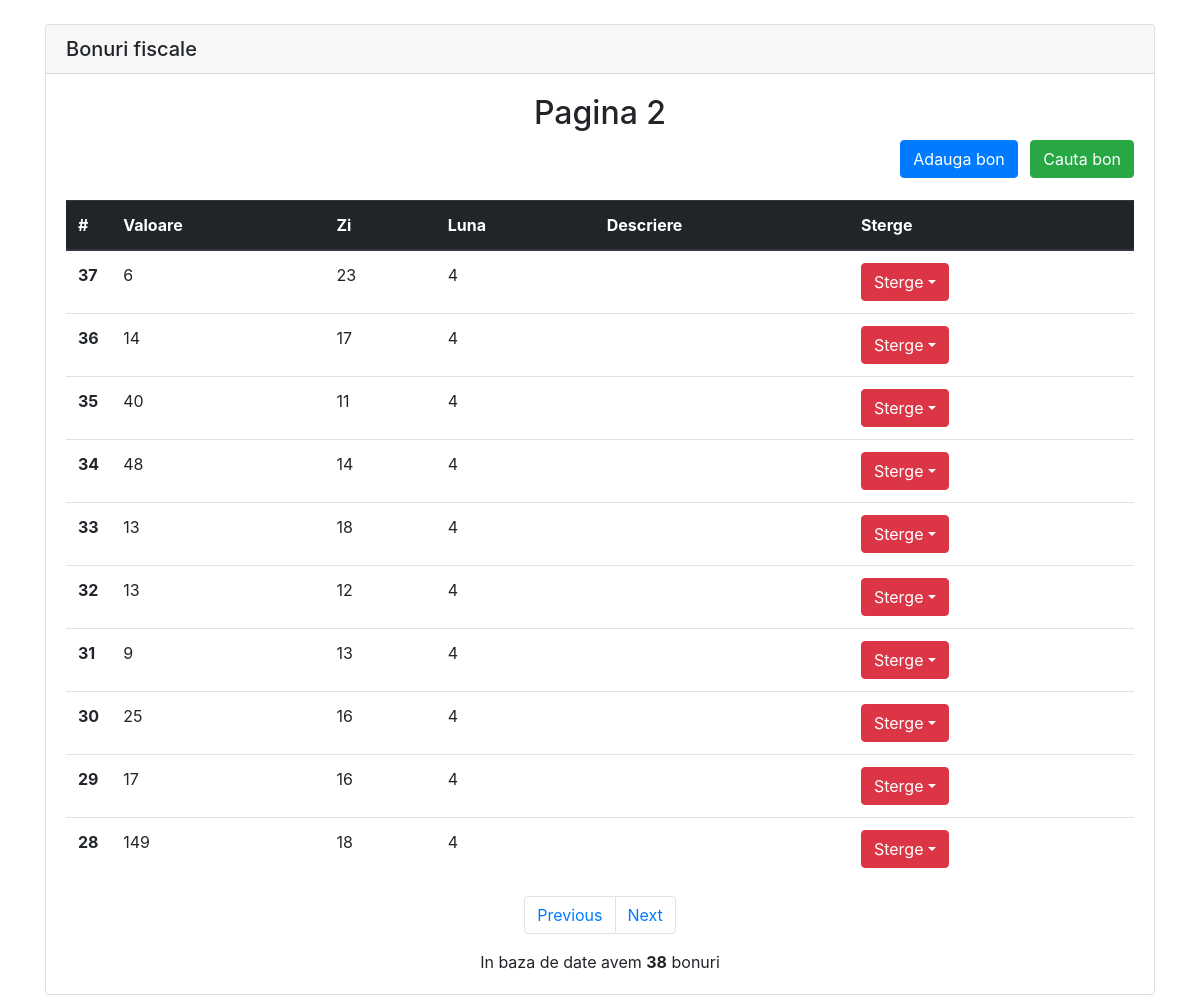
The page /index.php?pagina=2 on the database as committed earlier.
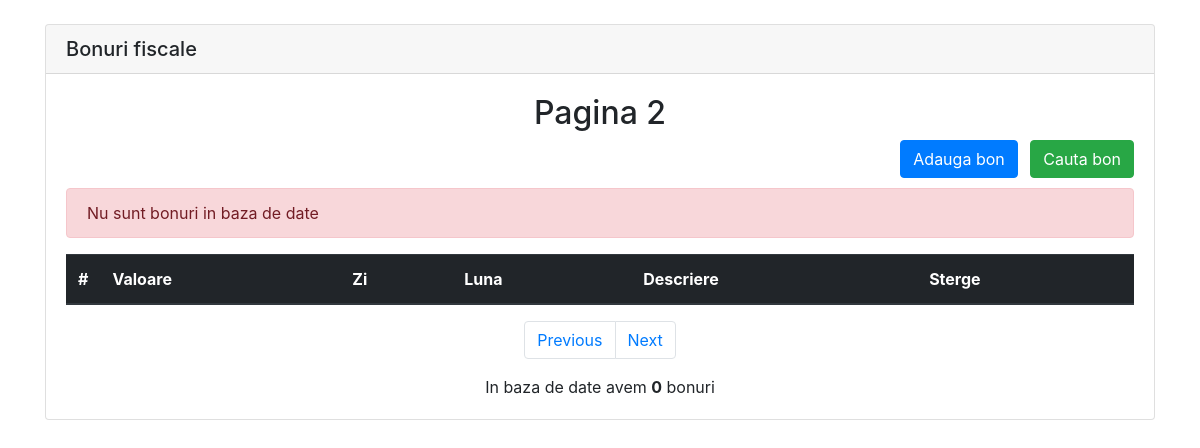
The same page on the database as committed later.
### tables this page shows
CREATE TABLE `bonuri` (
  `id` int(11) NOT NULL,
  `valoare` int(11) NOT NULL,
  `zi` int(11) NOT NULL,
  `luna` int(11) NOT NULL,
  `adaugat_la` timestamp NOT NULL DEFAULT CURRENT_TIMESTAMP,
  `descriere` text NOT NULL
);

### index.php (the view, shortened to what this page needs)
<?php session_start();
if(isset($_GET['pagina']) && !empty($_GET['pagina'])) {
	$pagina = $_GET['pagina'];
}
else {
	$pagina = 1;
}
?>
<!DOCTYPE html>
<html>
	<head>
		<link rel="stylesheet" href="https://stackpath.bootstrapcdn.com/bootstrap/4.0.0/css/bootstrap.min.css">
	</head>
	<body>
		<div class="container"><br>
			<div class="card">
			  <h5 class="card-header">Bonuri fiscale</h5>
			  <div class="card-body">
			  	<?php if ($pagina>1) { ?>
			  	<center><h2>Pagina <?php echo $pagina; ?></h2></center>
			  	<?php } ?>
			  	<ul class="list-inline" style="float:right;">
			  	<li class="list-inline-item"><button style="float:right;" type="button" class="btn btn-primary" data-toggle="modal" data-target="#adaugabon">
			  	  Adauga bon
			  	</button></li>
			  	<li class="list-inline-item"><button style="float:right;" type="button" class="btn btn-success" data-toggle="modal" data-target="#cautabon">
			  	  Cauta bon
			  	</button></li>
			  </ul><br><br>
			    <table class="table">
			      <thead class="thead-dark">
			        <tr>
			          <th style="width:1%;" scope="col">#</th>
			          <th scope="col">Valoare</th>
			          <th scope="col">Zi</th>
			          <th scope="col">Luna</th>
			          <th scope="col">Descriere</th>
			          <th scope="col">Sterge</th>
			        </tr>
			      </thead>
			      <tbody>
			      	 <?php
			      	require("db.php");
			      	$conn = new mysqli($servername, $username, $password, $dbname);
			      	$query = "SELECT count(id) FROM bonuri";
			      	$result2 = $conn->query($query);
			      	$row2 = $result2->fetch_assoc();
			      	$randuri = $row2['count(id)'];
			      	$max_pages = ceil($randuri/10);
			      	$offset = ($pagina-1)*10;
			      	$sql = "SELECT * FROM bonuri ORDER BY id DESC LIMIT 10 OFFSET $offset";
			      	$result = $conn->query($sql);
			      	if ($result->num_rows > 0) {
			      	    while($row = $result->fetch_assoc()) {
			      	        ?><tr>
			      	        	<th scope="row"><?php echo $row['id']; ?></th>
			      	        	<td><?php echo $row['valoare']; ?></td>
			      	        	<td><?php echo $row['zi']; ?></td>
			      	        	<td><?php echo $row['luna']; ?></td>
			      	        	<td><?php echo $row['descriere']; ?></td>
			      	        	<td><div class="btn-group"><button type="button" class="btn btn-danger dropdown-toggle" data-toggle="dropdown" aria-haspopup="true" aria-expanded="false">Sterge</button></div></td>
			      	        	</tr>
			      	        	<?php }
			      	} else {
			      	    ?><div class="alert alert-danger" role="alert">Nu sunt bonuri in baza de date</div> <?php
			      	}
			      	?>
			      </tbody>
			  </table>
			  <nav aria-label="Page navigation example">
			    <ul class="pagination justify-content-center">
			      <li class="page-item <?php if($pagina==1) { echo 'disabled'; } ?>">
			        <a class="page-link" href="index.php?pagina=<?php echo $pagina-1; ?>" tabindex="-1">Previous</a>
			      </li>
			      <li class="page-item <?php if($pagina==$max_pages) { echo 'disabled'; } ?>">
			        <a class="page-link" href="index.php?pagina=<?php echo $pagina+1; ?>">Next</a>
			      </li>
			    </ul>
			  </nav>
			  <center>In baza de date avem <b><?php echo $randuri; ?></b> bonuri</center>
			  </div>
			</div>
			<br>
		</div>
	</body>
</html>

Rows that differ between the two databases and show on the page:
removed bonuri: id "37", valoare "6", zi "23", luna "4"
removed bonuri: id "36", valoare "14", zi "17", luna "4"
removed bonuri: id "35", valoare "40", zi "11", luna "4"
removed bonuri: id "34", valoare "48", zi "14", luna "4"
removed bonuri: id "33", valoare "13", zi "18", luna "4"
removed bonuri: id "32", valoare "13", zi "12", luna "4"
removed bonuri: id "31", valoare "9", zi "13", luna "4"
removed bonuri: id "30", valoare "25", zi "16", luna "4"
removed bonuri: id "29", valoare "17", zi "16", luna "4"
removed bonuri: id "28", valoare "149", zi "18", luna "4"
Other text that changed with them:
$randuri: "38" → "0"
text now shown: "Nu sunt bonuri in baza de date"
